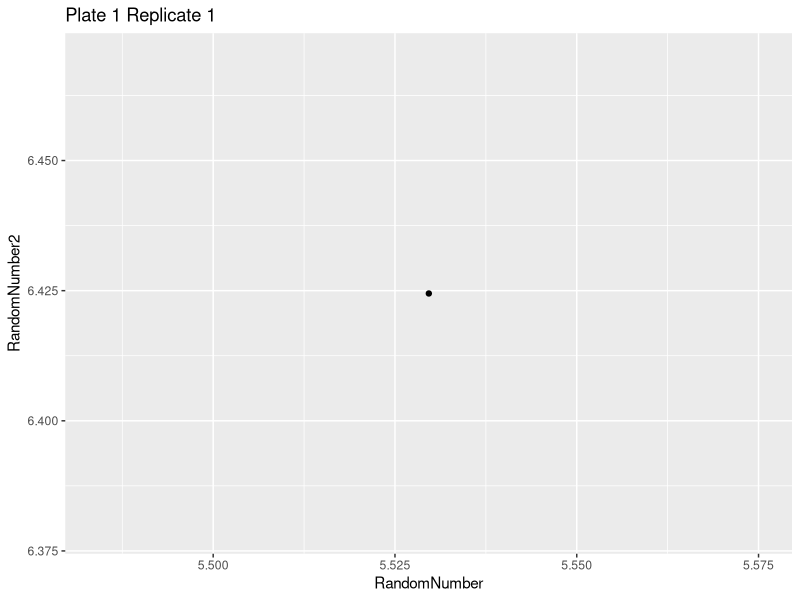
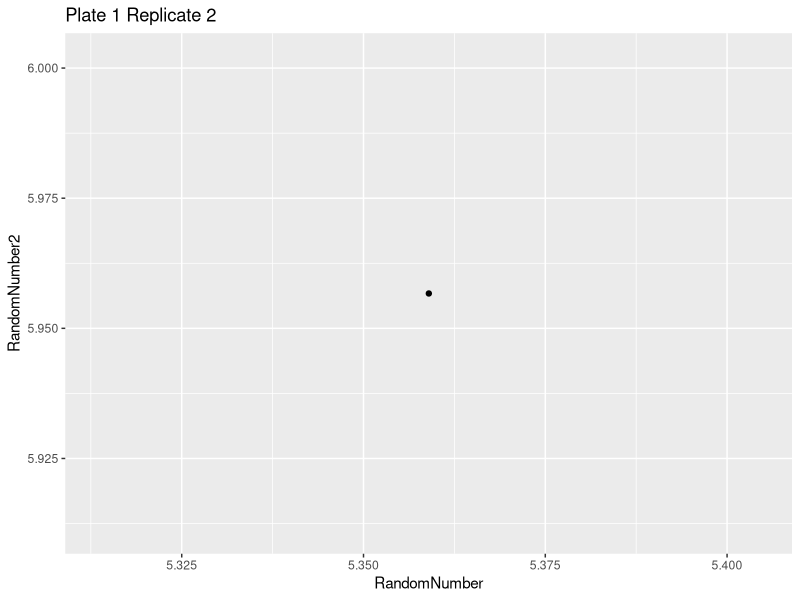
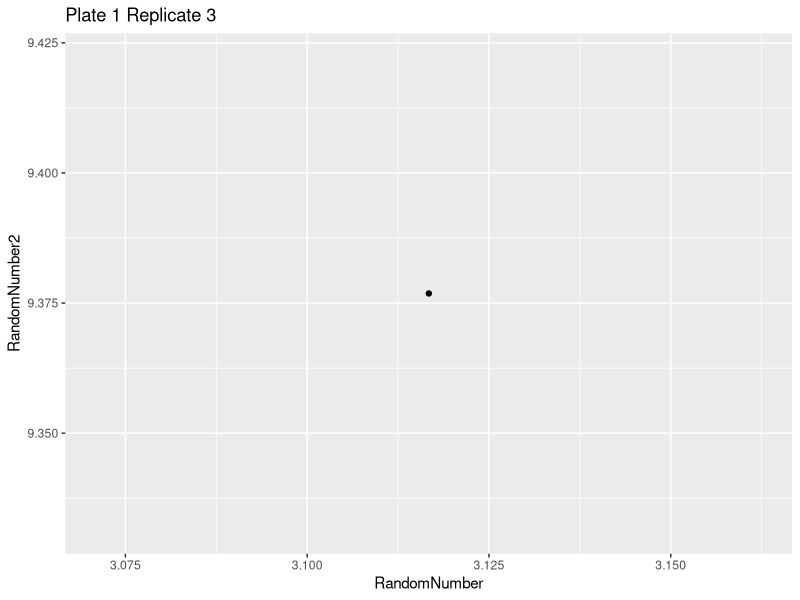
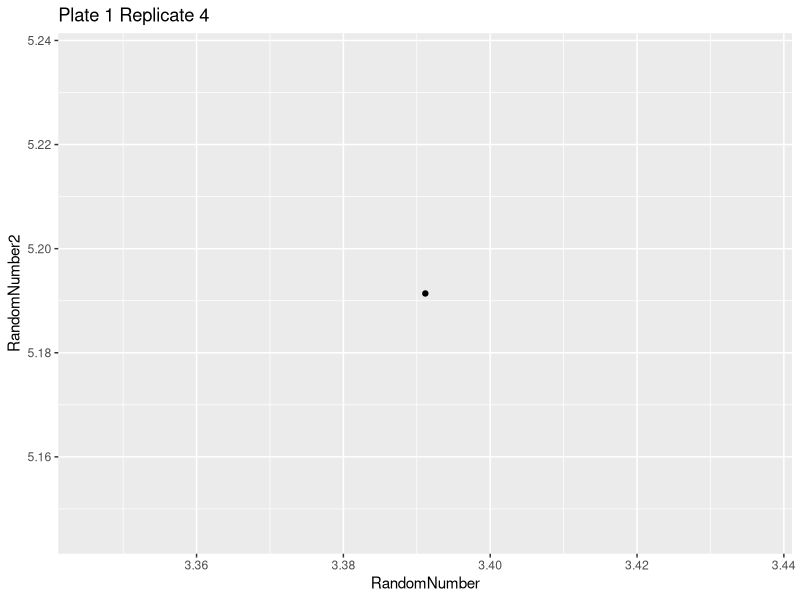
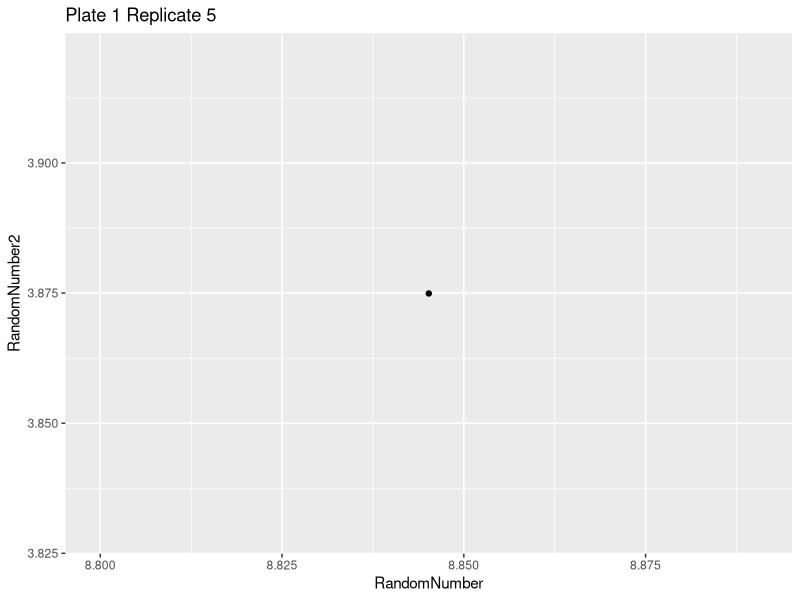
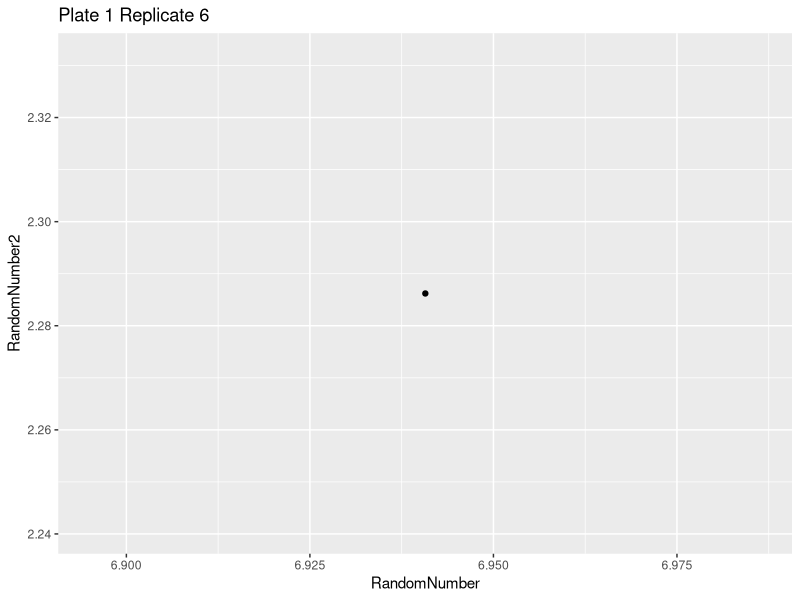
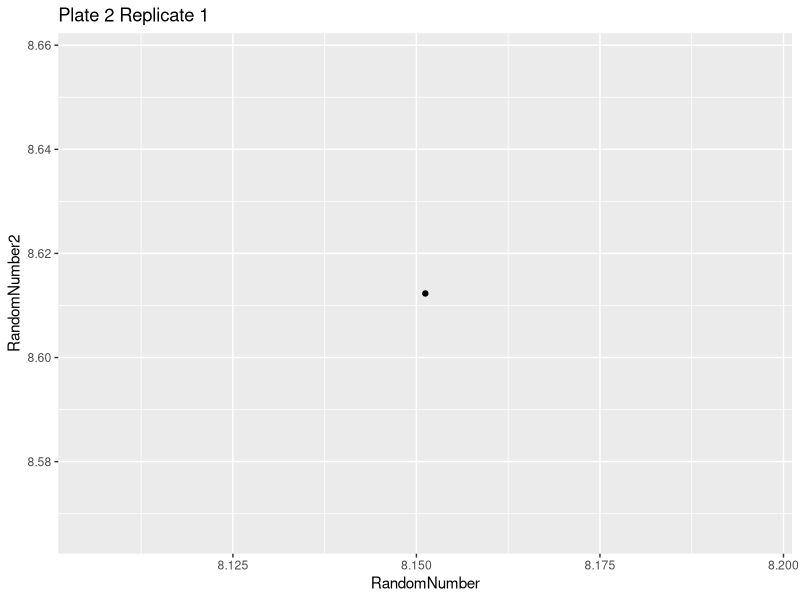
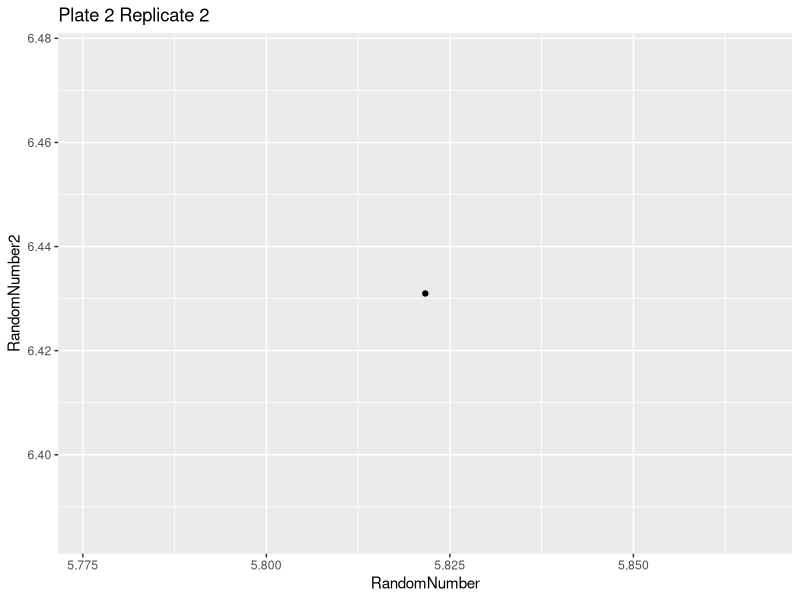

Generate these figures, in order, with R:

library(ggplot2)



#loop with 3 plates
#each plate =6 wells
#loop in a loop (first plates, then whells in each plate)
#plot all

plates<-c(1,2,3)
replicates<-c(1,2,3,4,5,6)
df <- expand.grid(Plate = plates, Replicate = replicates)
df$RandomNumber <- runif(nrow(df), min = 1, max = 10)
df$RandomNumber2 <- runif(nrow(df), min = 1, max = 10)


# Create a loop to iterate through each plate


# Load the necessary libraries
library(ggplot2)

# Define a function to create a scatter plot for a specific combination of "Plate" and "Replicate"
create_scatter_plot <- function(plate, replicate) {
  # Subset the data based on the plate and replicate
  subset_data <- df[df$Plate == plate & df$Replicate == replicate, ]
  
  # Create a scatter plot using ggplot2
  p <- ggplot(subset_data, aes(x = RandomNumber, y = RandomNumber2)) +
    geom_point() +
    labs(title = paste("Plate", plate, "Replicate", replicate))
  
  # Print the plot or save it as an image
  print(p)
  # You can save the plots as images with ggsave if needed
}

# Loop through each combination of "Plate" and "Replicate" and create a scatter plot for each
for (plate in unique(df$Plate)) {
  for (replicate in unique(df$Replicate)) {
    create_scatter_plot(plate, replicate)
  }
}
